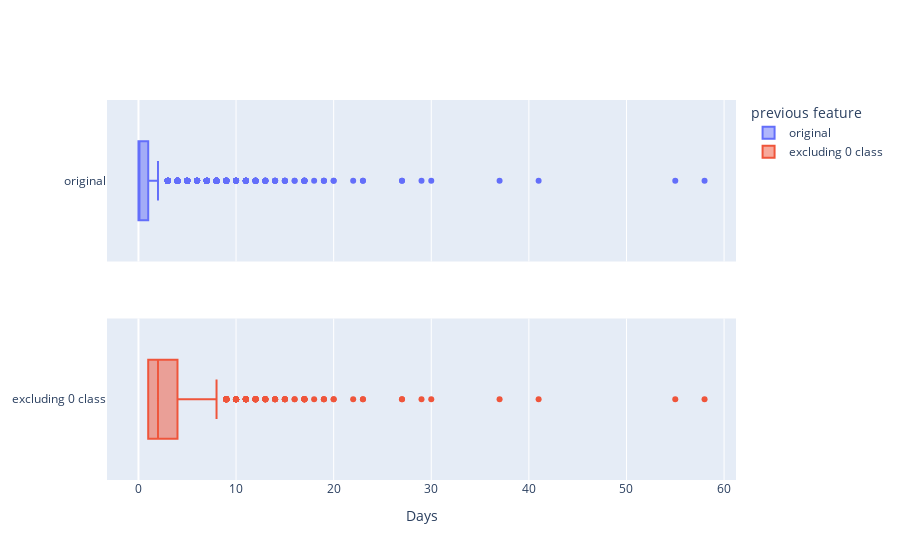

Notebook source saved alongside this figure:
### Code cell
fig = make_subplots(rows=2, cols=1, shared_xaxes=True )
    
fig.add_trace(go.Box(x=data['previous'], name='original'), row=1, col=1)
fig.add_trace(go.Box(x=data[data['previous'] >0]['previous'], name='excluding 0 class'), row=2, col=1, )

fig.update_layout(legend_title_text ='previous feature', xaxis2_title_text='Days')

### Figure 1 — Plotly figure (JSON) as saved in the notebook; plotly's stock layout.template omitted (floating-point values rounded to 4 significant figures; data arrays with more than 128 entries replaced by an {"elided": "..."} marker saying what was removed)
{"data": [{"name": "original", "type": "box", "x": {"elided": "10104 int values"}, "xaxis": "x", "yaxis": "y"}, {"name": "excluding 0 class", "type": "box", "x": {"elided": "2536 int values"}, "xaxis": "x2", "yaxis": "y2"}], "layout": {"legend": {"title": {"text": "previous feature"}}, "xaxis": {"anchor": "y", "domain": [0, 1], "matches": "x2", "showticklabels": false}, "xaxis2": {"anchor": "y2", "domain": [0, 1], "title": {"text": "Days"}}, "yaxis": {"anchor": "x", "domain": [0.575, 1]}, "yaxis2": {"anchor": "x2", "domain": [0, 0.425]}}}
